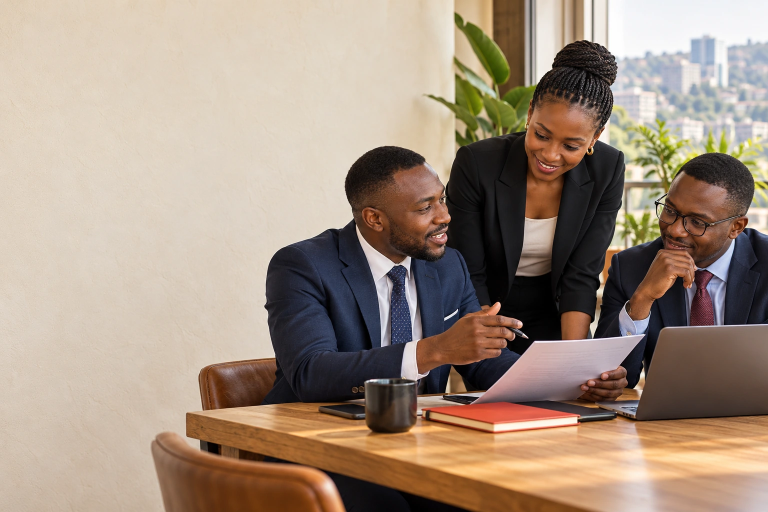
#> input picture assets-src/original/images/hero-desktop.webp, 1536 x 1024 px (shown at 1/2 size)
$ python optimize-images.py
#> lines starting #> are read from the running program, lines starting #| are printed output that depends on the picture
"""Generate web derivatives from the untouched masters in assets-src/original.

Run with `npm run images` (Python 3 + Pillow). Outputs are committed so the build
never depends on Python. Masters are never modified, and every derivative is made
from a master rather than from a smaller version.
"""
import shutil
from pathlib import Path
from PIL import Image

root = Path(__file__).resolve().parents[1]
source = root / 'assets-src' / 'original'
public = root / 'public'
output = public / 'images'
output.mkdir(parents=True, exist_ok=True)
(public / 'brand').mkdir(exist_ok=True)


def variants(relative, name, widths, box=None, quality=78):
#> called with relative = 'images/hero-desktop.webp', name = 'hero-desktop', quality = 80
    with Image.open(source / relative) as master:
#> master is the input picture: PIL image 1536x1024 RGB; mean R, G, B 163.2, 144.5, 128.2
        image = master.convert('RGB')
        if box:
            image = image.crop(box)
        total = 0
        for width in widths:
            height = round(image.height * width / image.width)
            target = output / f'{name}-{width}.webp'
            image.resize((width, height), Image.Resampling.LANCZOS).save(target, 'WEBP', quality=quality, method=6)
            total += target.stat().st_size
#> this loop made 2 passes
#> pass 1, in variants, `image.resize((width, height), Image.Resampling.LANCZOS).save(target, '..`:
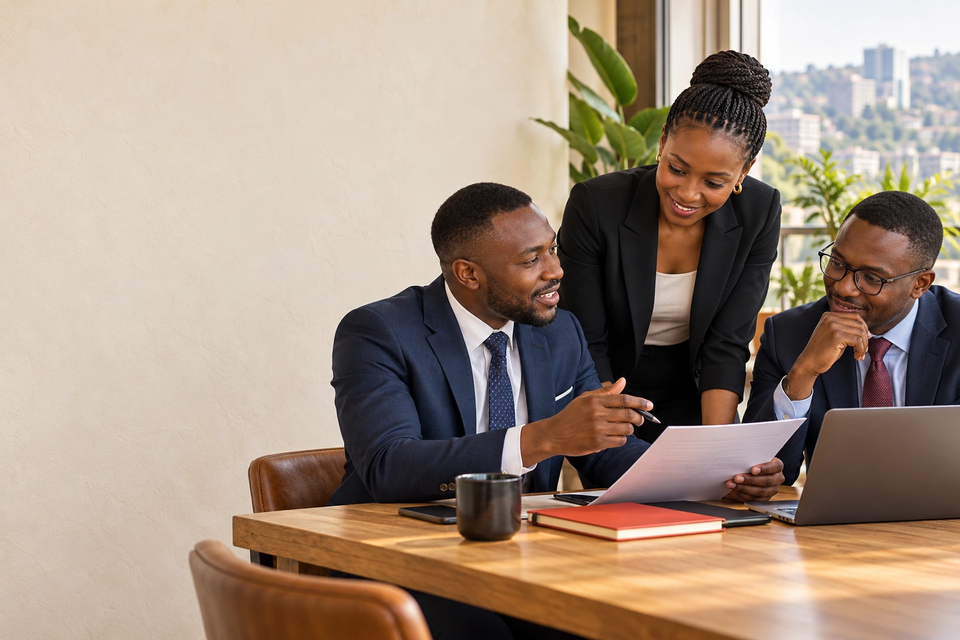
#> saved as hero-desktop-960.webp: PIL image 960x640 RGB; mean R, G, B 163.2, 144.5, 128.2
#> after the loop, total = 127382
        print(f'{name}: {image.width}x{image.height} -> {widths}, {total // 1024} KB total')
#| hero-desktop: 1536x1024 -> [960, 1536], 124 KB total


# Heroes are served through <picture>, so a device downloads only one of them.
# The mobile portrait drops the top band of empty wall: on phones the headline
# sits above the photograph rather than over it.
variants('images/hero-desktop.webp', 'hero-desktop', [960, 1536], quality=80)
variants('images/hero-mobile.webp', 'hero-mobile', [480, 800], box=(0, 220, 1024, 1536), quality=80)
#> call 2 of variants, with relative = 'images/hero-mobile.webp', name = 'hero-mobile', box = (0, 220, 1024, 1536), quality = 80
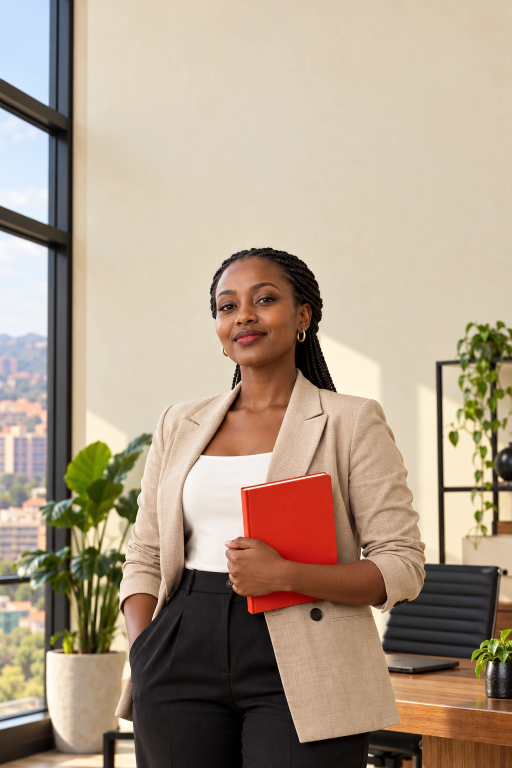
#> input picture assets-src/original/images/hero-mobile.webp, 1024 x 1536 px (shown at 1/2 size)
#> in variants, master is the input picture: PIL image 1024x1536 RGB; mean R, G, B 175.1, 156.9, 137.4
#> in variants (call 2), `image = image.crop(box)`:
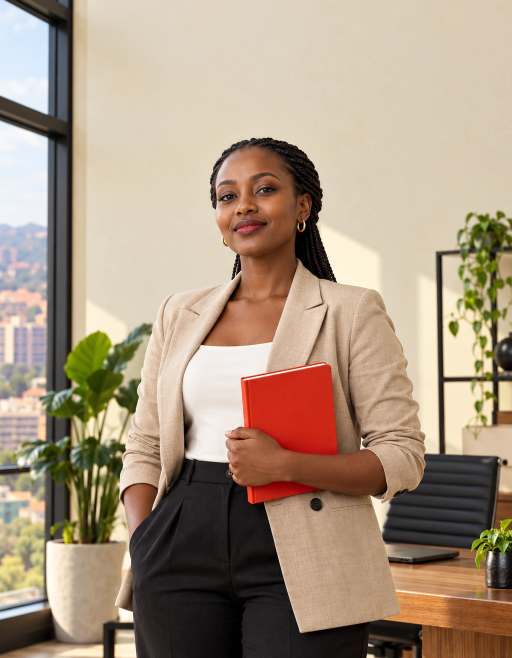
#> image: PIL image 1024x1316 RGB (shown at 1/2 size); mean R, G, B 169.2, 149.7, 129.4
#> the loop in variants (call 2), `for width in widths:` made 2 passes
#> pass 1, in variants (call 2), `image.resize((width, height), Image.Resampling.LANCZOS).save(target, '..`:
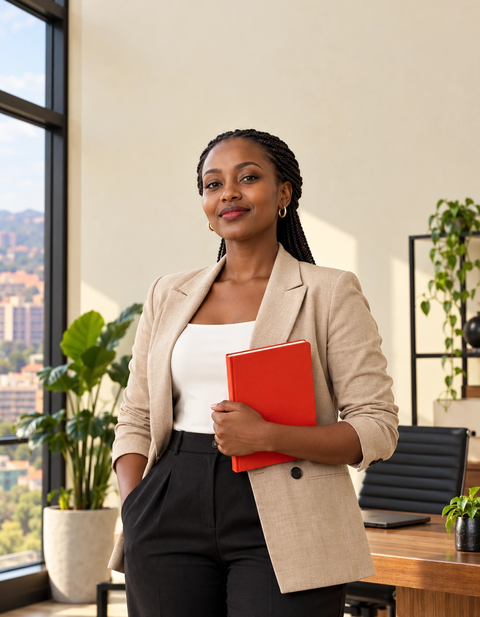
#> saved as hero-mobile-480.webp: PIL image 480x617 RGB; mean R, G, B 169.2, 149.7, 129.4
#> after the loop in variants (call 2), `for width in widths:`: total = 75492
#| hero-mobile: 1024x1316 -> [480, 800], 73 KB total

for scene in ['sales-training', 'executive-coaching', 'sales-strategy', 'performance-audit',
              'recruitment', 'launch-lab', 'programme-still-life']:
    variants(f'images/{scene}.webp', scene, [480, 960, 1440])
#> (the run stopped early here; a loop or call above may not have finished)
